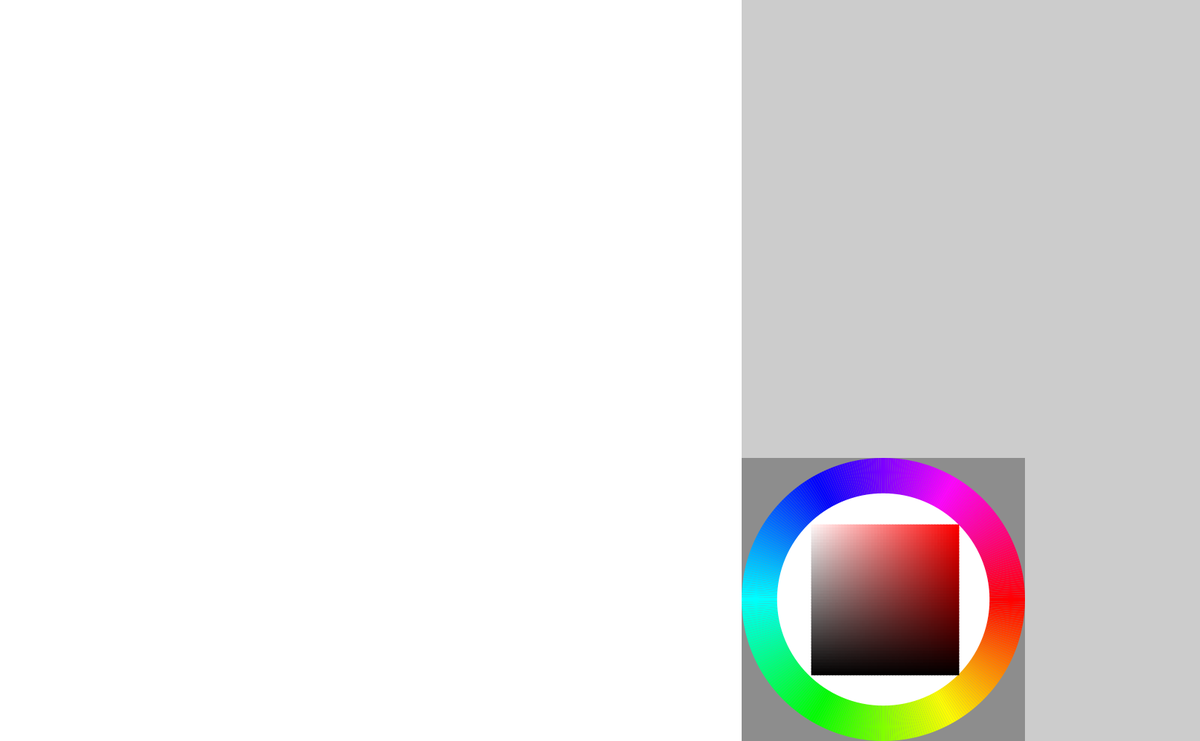
Frame 1 (no input)
Frame 60 (the mouse pressed at the canvas centre just before this capture): identical to frame 1, image omitted
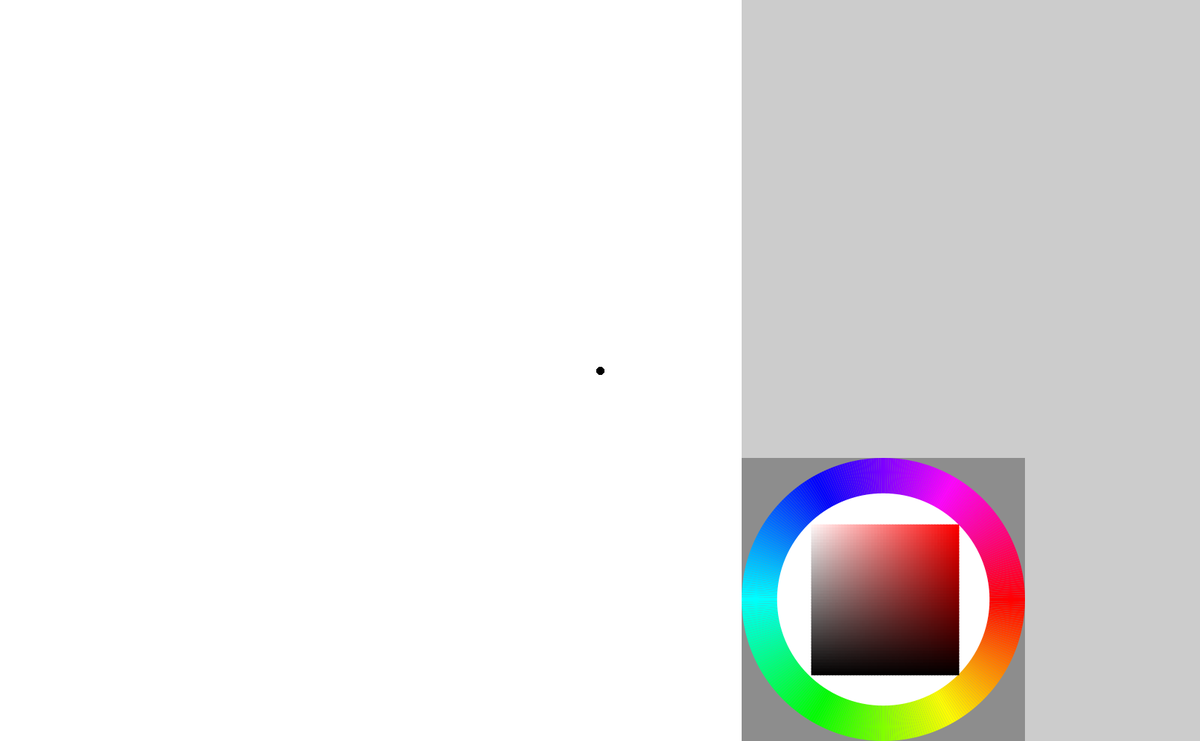
Frame 120 (the mouse held since frame 60 and released just before this capture)

The Processing sketch that drew these frames (run headless with seeded random() and noise(); from frame 60 on, the mouse is pressed at the canvas centre):

// Processing sketch: main_canvas_palletonly
// ── main_canvas_palletonly.pde
//3つのウィンドウを宣言
PGraphics canvas, pallet;
// 宣言してから代入　finalこの変数の値を今後変えない
final float golden_ratio = 1.618;
//円の半径の関係性
final float circle_ratio = 0.75;
//いま抽出している色（初期色）
color selectColor = color(0, 0, 0);
//それぞれの辺の長さをとるため、親を変えると連動する
int size_height = 1000; //仕方ない
int lv01_golden = round(size_height*(golden_ratio-1)); // 618
int lv02_golden = round(lv01_golden*(golden_ratio-1)); // 382
int lv03_golden = round(lv02_golden*(golden_ratio-1)); // 236
//
void setup(){
  size(1618, 1000);
  //HSB、何パターンつくるか、彩度、明度
  colorMode(HSB, 360, 100, 100);
  //
  makeWindow();
  //背景色白(0,0,100)、キャンバスウィンドウの背景色を
  makeWindow_setup01(canvas, color(0, 0, 100));
  //makecolorpallet palletウィンドウにカラーパレットを作成する
  makeColorpallet(pallet);

  makeWindow_show();
}
//ウィンドサイズの設定
void makeWindow(){
  canvas = createGraphics(height, height);
  pallet = createGraphics(lv02_golden, lv02_golden);

}
//背景色を作成する関数
void makeWindow_setup01(PGraphics ff, color base_color){
  ff.beginDraw();
  ff.colorMode(HSB, 360, 100, 100);
  ff.background(base_color);
  ff.endDraw();
}

void makeColorpallet(PGraphics gg){
//せんたくした図形の一辺の値をとる
  int squareOneSide = gg.height;
//大きいほうの円の半径の長さ指定
  float large_r = squareOneSide/2;
  //小さいほうの円の半径の値を設定
  float small_r = (large_r)*circle_ratio;

  gg.beginDraw();
  gg.colorMode(HSB, 360, 100, 100);
  //(0,0)で座標を指定
  gg.pushMatrix();
  //中心座標(0,0)をウィンドウの中心に来るように設定
  gg.translate(large_r, large_r);
//draw01 外のカラーパレット、外の背景　draw2　中のカラーパレット　PGraphics ウィンドウを表す型
  makeColorpallet_draw01(gg, large_r, small_r);
  makeColorpallet_draw02(gg, small_r, 0);
  gg.endDraw();
}
void makeColorpallet_draw01(PGraphics gg, float r01, float r02){
  float on_rad = TWO_PI/360;
  gg.noStroke();
  gg.fill(200);
  gg.rect(-r01, -r01, r01*2, r01*2);
  gg.noStroke();
  for(int i = 0; i < 360; i++){
    gg.fill(i, 100, 100);
    //おうぎ形arc(中心座標x,y,直径,直径,何度,～何度)
    gg.arc(0, 0, r01*2, r01*2, i*on_rad, (i+1)*on_rad);
  }
  //中心背景塗りつぶし
  gg.fill(0, 0, 100);
  gg.ellipse(0, 0, r02*2, r02*2);
}
//color_hue 選択されている色の色彩変更
void makeColorpallet_draw02(PGraphics gg, float r02, float color_hue){
  //中の色彩のしきりを50*50で表現
  int separate = 50;
  //分けた1マスの1辺の長さを出している
  float separate_squareOneSide = r02*(1/sqrt(2))*2/separate;

  float start_separate_coordinate = -r02*(1/sqrt(2)); // スタートの座標
  gg.noStroke();
  //i=横 彩度　j=縦 明度
  for(int i = 1; i < separate; i++){
    for(int j = 0; j < separate; j++){
      //0～100の組み合わせ表現を半分のサイズにしている　100種類を50種類にしているから
      float change_saturation = 100*(i+1)/separate;
      float change_brightness = 100*(j+0)/separate;
      //分けた図形のなかをfillで指定した条件で塗りつぶすHSB
      gg.fill(color_hue, change_saturation, 100-change_brightness);
      //分けた小さい正方形の座標をずらしながら書いていく　　+1した理由…枠なしで書いているため隙間が出来る
      gg.rect(start_separate_coordinate + separate_squareOneSide*i, start_separate_coordinate + separate_squareOneSide*j, separate_squareOneSide + 1, separate_squareOneSide + 1); // 縦書いて横に伸ばす
    }
  }
}

//ウィンドウの配置する場所を指定
void makeWindow_show(){
  image(canvas, 0, 0);
  image(pallet, height, lv01_golden);
}

void draw(){
  float gg_pallet_center_x = height + lv02_golden/2;
  float gg_pallet_center_y = lv01_golden + lv02_golden/2;
  //1/sqrt(2))*circle_ratio*lv02_golden/2 pallet内部の正方形の一辺の半分の長さ
  float gg_pallet_squareOneSide = (1/sqrt(2))*circle_ratio*lv02_golden/2;

  if (mousePressed){
    float x = mouseX, y = mouseY;

    // カラーパレットの色相
    if (gg_pallet_center_x - gg_pallet_squareOneSide < x
    && x < gg_pallet_center_x + gg_pallet_squareOneSide
    && gg_pallet_center_y - gg_pallet_squareOneSide < y
    && y < gg_pallet_center_y + gg_pallet_squareOneSide){
    //getそこのデータの色情報を持ってくる　round 四捨五入　マウスで座標を取ると小数もすうちとして取ってしまうため
      selectColor = get(round(x), round(y));
    }

    // カラーパレットの彩度と明度　dist 座標から座標の距離　円の領域指定
    if (circle_ratio*lv02_golden/2 < dist(x, y, gg_pallet_center_x, gg_pallet_center_y)
    && dist(x, y, gg_pallet_center_x, gg_pallet_center_y) < lv02_golden/2)
    {selectColor = get(round(x), round(y));
      pallet.beginDraw();
      //中心座標(0,0)をウィンドウの中心に来るように設定
      pallet.translate(lv02_golden/2, lv02_golden/2);
      //(どのウィンドウに書くかを指定,数値を上の関数と同じにするため,取った色情報の色彩)
      makeColorpallet_draw02(pallet, circle_ratio*lv02_golden/2, hue(selectColor));
      pallet.endDraw();
      image(pallet, height, lv01_golden);
    }

    // キャンバスだけ書けるように条件付け
    if (0 < mouseX && mouseX < 1000 && 0 < mouseY && mouseY < 1000
    && 0 < pmouseX && pmouseX < 1000 && 0 < pmouseY && pmouseY < 1000){
      strokeWeight(10);
      stroke(selectColor);
      line(mouseX, mouseY, pmouseX, pmouseY);
    }
  }

}
